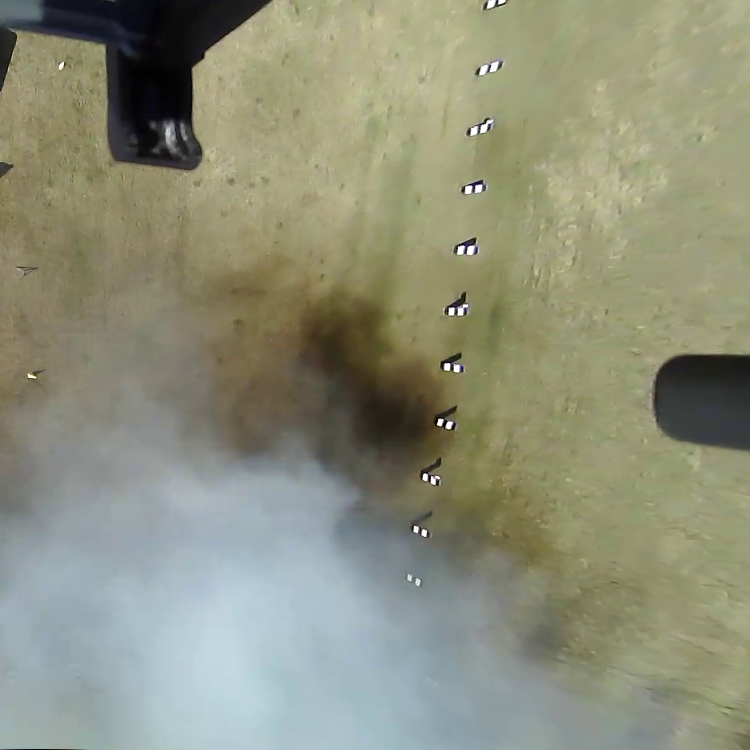
#> input picture data/UAV/haze/009_right.png, 750 x 750 px, given as the content of the folder /content/drive/MyDrive/Colab Notebooks/CV/data/UAV/images, which was not available
$ jupyter execute data_processing.ipynb
#> lines starting #> are read from the running program, lines starting #| are printed output that depends on the picture; pictures that were not available may be replaced by others from this repository, and a replacement may not be noted
[cell 1]
import cv2
import os

from google.colab import drive
drive.mount('/content/drive')

file_path = "/content/drive/MyDrive/Colab Notebooks/CV/data/UAV/images"
output_path_groundtruth = "/content/drive/MyDrive/Colab Notebooks/CV/data/UAV/groundtruth"
output_path_haze = "/content/drive/MyDrive/Colab Notebooks/CV/data/UAV/haze"

# Create output directories if not exist
os.makedirs(output_path_groundtruth, exist_ok=True)
os.makedirs(output_path_haze, exist_ok=True)

file_list = os.listdir(file_path)

def break_down_image(image):
    height, width, _ = image.shape
    center_x = width // 2

    half_size = 750

    upper_left = image[:, center_x - half_size:center_x]
    upper_right = image[:, center_x:center_x + half_size]

    return upper_left, upper_right

for file_name in file_list:
    full_path = os.path.join(file_path, file_name)

    if os.path.isfile(full_path):
        image = cv2.imread(full_path)
#> image is the input picture: shape (750, 750, 3); mean B, G, R 122.8, 144, 141.5

        height = image.shape[0]
#> height = 750
        upper_half = image[0:height // 2, :]
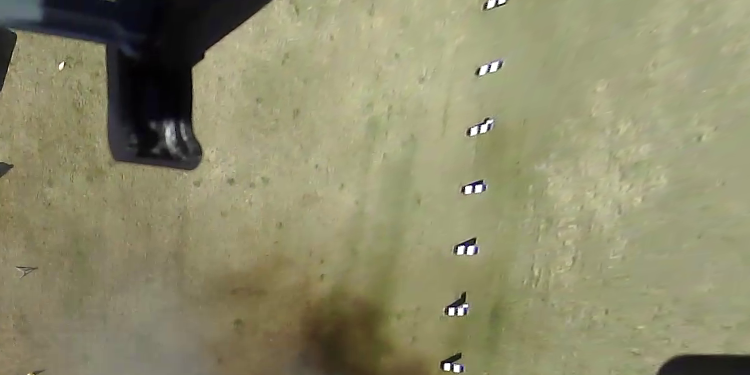
#> upper_half: shape (375, 750, 3); mean B, G, R 107.5, 139.4, 141.9
        lower_half = image[height // 2:, :]
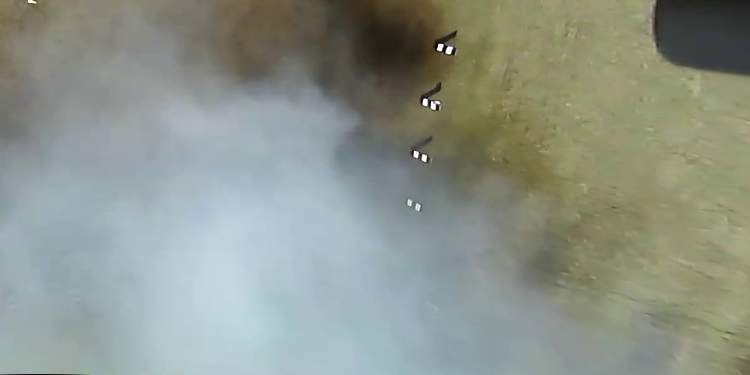
#> lower_half: shape (375, 750, 3); mean B, G, R 138.1, 148.5, 141

        upper_left, upper_right = break_down_image(upper_half)
#> in break_down_image, `upper_left = image[:, center_x - half_size:center_x]`: upper_left = empty array
#> in break_down_image, `upper_right = image[:, center_x:center_x + half_size]`:
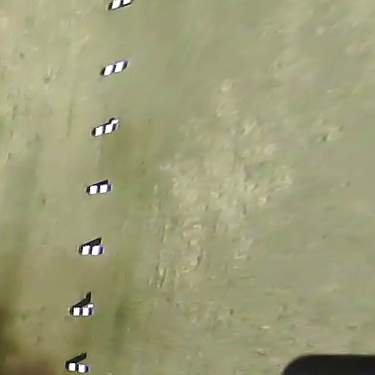
#> upper_right: shape (375, 375, 3); mean B, G, R 120.3, 157.1, 157
#> upper_left = empty array
        lower_left, lower_right = break_down_image(lower_half)
#> in break_down_image (call 2), `upper_right = image[:, center_x:center_x + half_size]`:
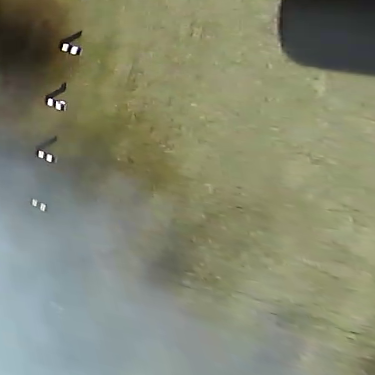
#> upper_right: shape (375, 375, 3); mean B, G, R 112.7, 135.3, 132
#> lower_left = empty array

        # Save in groundtruth
        name = file_name.split('.png')[0]
        output_groundtruth_path_left = os.path.join(output_path_groundtruth, f"{name}_left.png")
        output_groundtruth_path_right = os.path.join(output_path_groundtruth, f"{name}_right.png")

        cv2.imwrite(output_groundtruth_path_left, upper_left)
        cv2.imwrite(output_groundtruth_path_right, upper_right)

        # Save in haze
        output_haze_path_left = os.path.join(output_path_haze, f"{name}_left.png")
        output_haze_path_right = os.path.join(output_path_haze, f"{name}_right.png")

        cv2.imwrite(output_haze_path_left, lower_left)
        cv2.imwrite(output_haze_path_right, lower_right)

        print(f"Processed and saved {file_name}")

$ run again, on data/UAV/haze/027_right.png
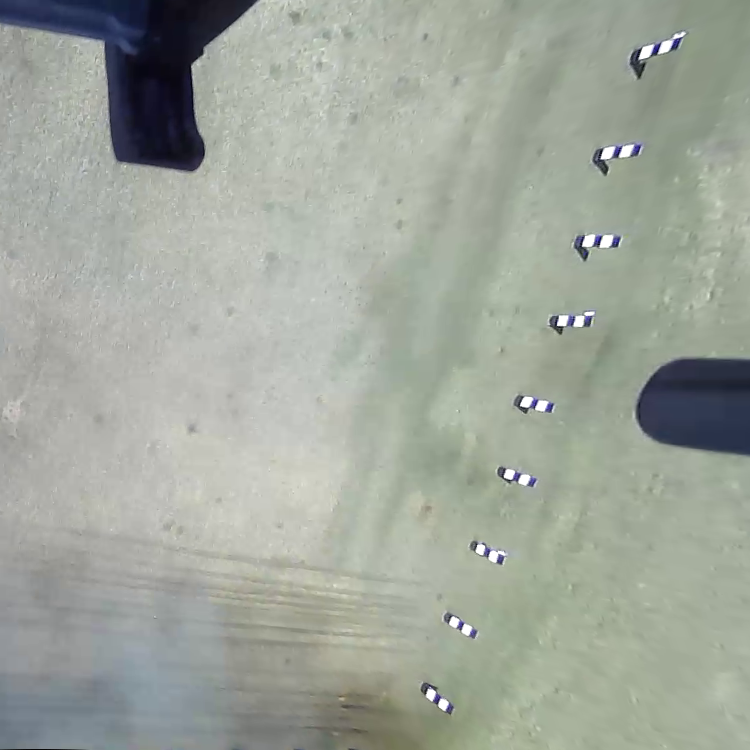
#> input picture data/UAV/haze/027_right.png, 750 x 750 px, given as the content of the folder /content/drive/MyDrive/Colab Notebooks/CV/data/UAV/images, which was not available
#> image is the input picture: shape (750, 750, 3); mean B, G, R 155.9, 165.8, 159.7
#> `lower_half = image[height // 2:, :]`:
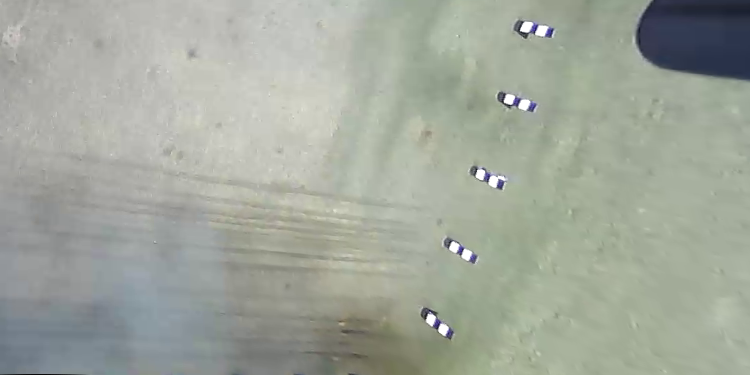
#> lower_half: shape (375, 750, 3); mean B, G, R 156.3, 167.2, 161.5
#> in break_down_image, `upper_left = image[:, center_x - half_size:center_x]`: upper_left = empty array
#> in break_down_image (call 2), `upper_right = image[:, center_x:center_x + half_size]`:
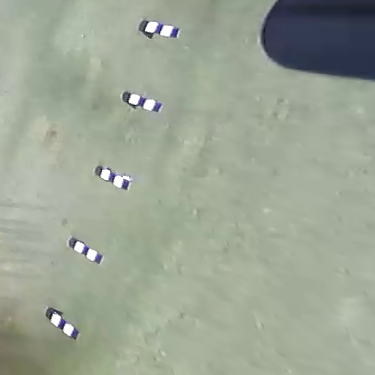
#> upper_right: shape (375, 375, 3); mean B, G, R 149.2, 165.3, 156.5

$ run again, on data/UAV/haze/028_left.png
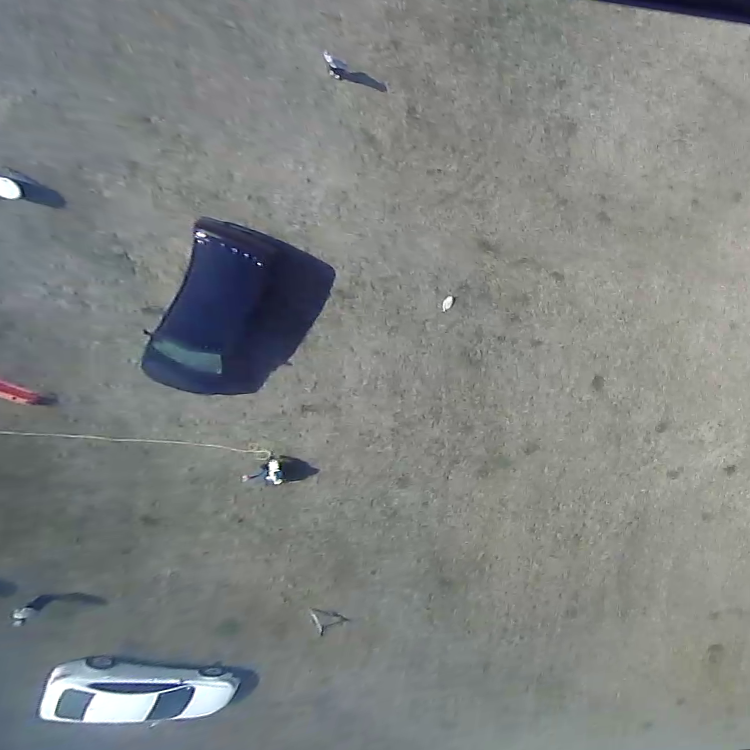
#> input picture data/UAV/haze/028_left.png, 750 x 750 px, given as the content of the folder /content/drive/MyDrive/Colab Notebooks/CV/data/UAV/images, which was not available
#> image is the input picture: shape (750, 750, 3); mean B, G, R 130, 131, 127.1
#> `lower_half = image[height // 2:, :]`:
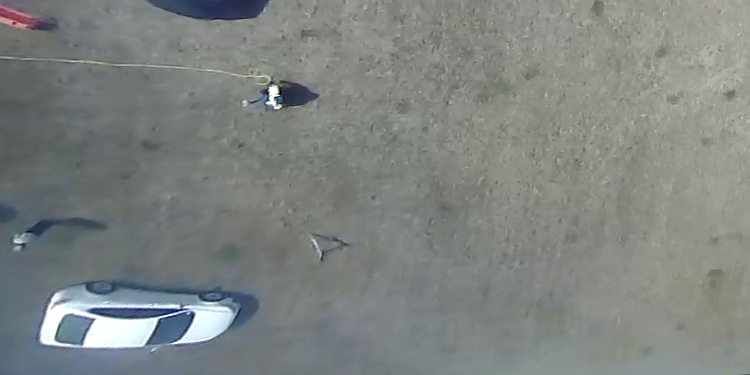
#> lower_half: shape (375, 750, 3); mean B, G, R 129.2, 131.6, 126.8
#> in break_down_image, `upper_left = image[:, center_x - half_size:center_x]`: upper_left = empty array
#> in break_down_image (call 2), `upper_right = image[:, center_x:center_x + half_size]`:
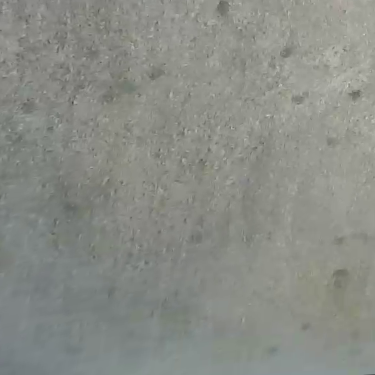
#> upper_right: shape (375, 375, 3); mean B, G, R 134.2, 140.5, 137.8

$ run again, on data/UAV/haze/029_left.png
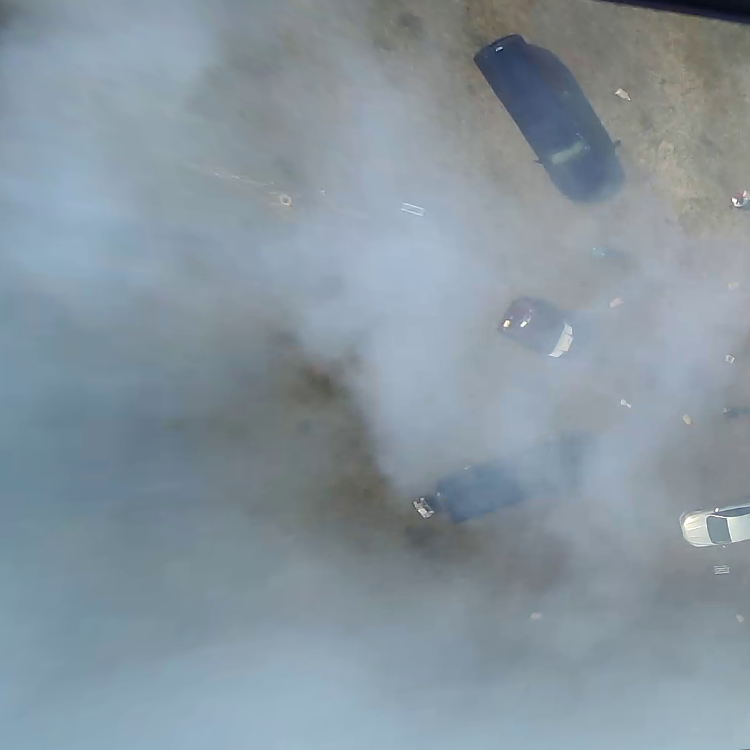
#> input picture data/UAV/haze/029_left.png, 750 x 750 px, given as the content of the folder /content/drive/MyDrive/Colab Notebooks/CV/data/UAV/images, which was not available
#> image is the input picture: shape (750, 750, 3); mean B, G, R 158.4, 148.9, 135.1
#> `lower_half = image[height // 2:, :]`:
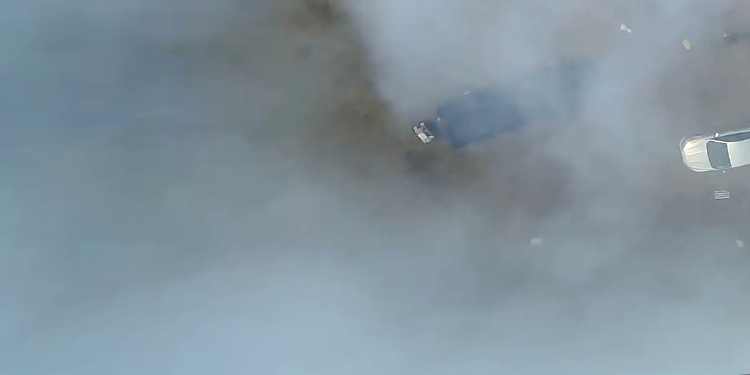
#> lower_half: shape (375, 750, 3); mean B, G, R 157.6, 147, 130.6
#> in break_down_image, `upper_left = image[:, center_x - half_size:center_x]`: upper_left = empty array
#> in break_down_image (call 2), `upper_right = image[:, center_x:center_x + half_size]`:
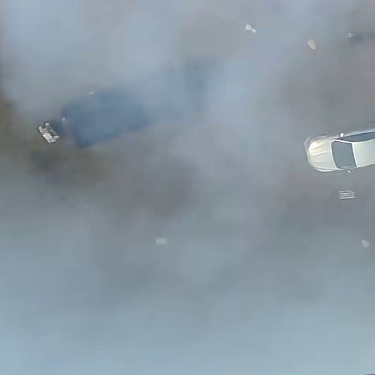
#> upper_right: shape (375, 375, 3); mean B, G, R 161.5, 151.5, 137.8
